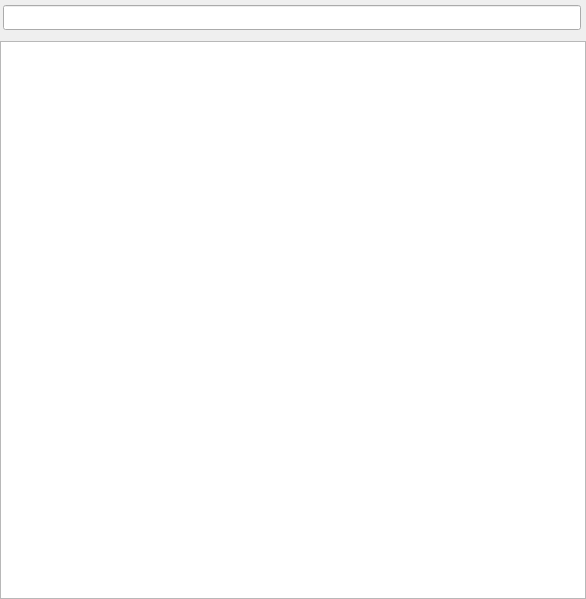
<?xml version="1.0" encoding="UTF-8"?>
<ui version="4.0">
 <class>LicenseInfo</class>
 <widget class="QWidget" name="LicenseInfo">
  <property name="geometry">
   <rect>
    <x>0</x>
    <y>0</y>
    <width>586</width>
    <height>599</height>
   </rect>
  </property>
  <property name="sizePolicy">
   <sizepolicy hsizetype="Preferred" vsizetype="Preferred">
    <horstretch>0</horstretch>
    <verstretch>0</verstretch>
   </sizepolicy>
  </property>
  <layout class="QVBoxLayout" name="verticalLayout">
   <property name="leftMargin">
    <number>0</number>
   </property>
   <property name="topMargin">
    <number>0</number>
   </property>
   <property name="rightMargin">
    <number>0</number>
   </property>
   <property name="bottomMargin">
    <number>0</number>
   </property>
   <item>
    <widget class="QWidget" name="widget" native="true">
     <layout class="QHBoxLayout" name="horizontalLayout">
      <property name="leftMargin">
       <number>3</number>
      </property>
      <property name="topMargin">
       <number>5</number>
      </property>
      <property name="rightMargin">
       <number>5</number>
      </property>
      <property name="bottomMargin">
       <number>5</number>
      </property>
      <item>
       <widget class="::SearchLineEdit" name="lineEdit">
        <property name="minimumSize">
         <size>
          <width>0</width>
          <height>25</height>
         </size>
        </property>
       </widget>
      </item>
     </layout>
    </widget>
   </item>
   <item>
    <widget class="LicenseListWidget" name="listWidget">
     <property name="verticalScrollMode">
      <enum>QAbstractItemView::ScrollPerPixel</enum>
     </property>
     <property name="horizontalScrollMode">
      <enum>QAbstractItemView::ScrollPerPixel</enum>
     </property>
    </widget>
   </item>
  </layout>
 </widget>
 <customwidgets>
  <customwidget>
   <class>::SearchLineEdit</class>
   <extends>QLineEdit</extends>
   <header>SUI/SearchLineEdit.h</header>
  </customwidget>
  <customwidget>
   <class>LicenseListWidget</class>
   <extends>QListWidget</extends>
   <header>ClientUi/Setting/LicenseListWidget.h</header>
  </customwidget>
 </customwidgets>
 <resources/>
 <connections/>
</ui>
